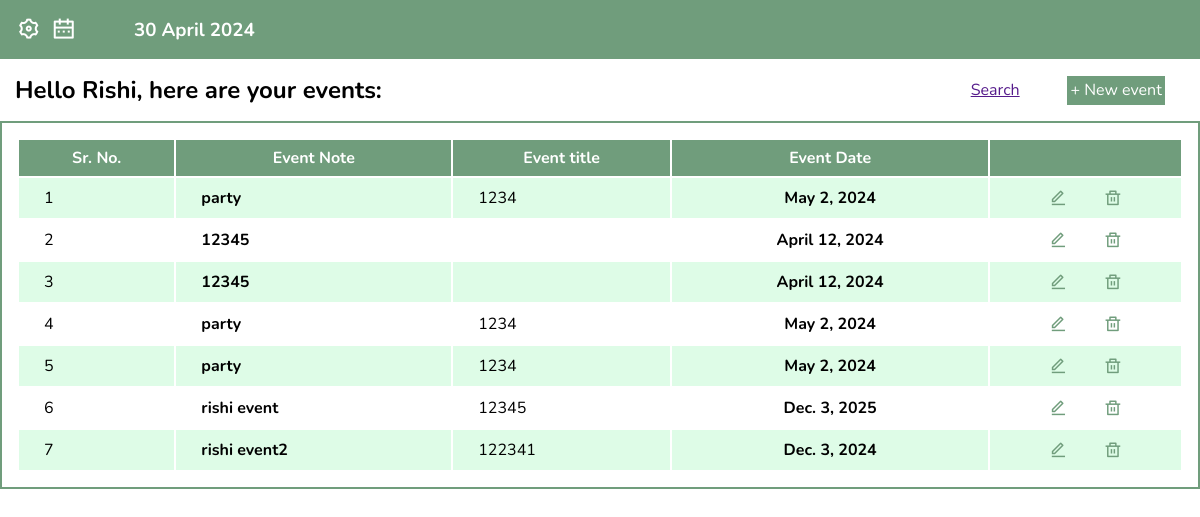
The app's page /events/ (signed in), older data.
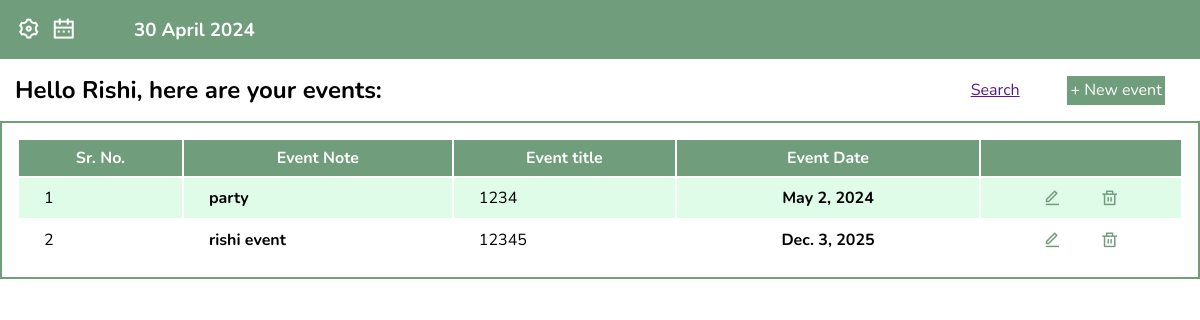
The same page, newer data.
### events/models.py (models this page shows, shortened)
class event(models.Model):
    event_user = models.ForeignKey(User, on_delete=models.CASCADE, null=True, blank=True)
    event_title = models.CharField(max_length=30)
    event_description = models.CharField(max_length=100, null=True, blank=True)
    event_date = models.DateField()

### Event_Calendar_project/views.py (the view)
# urls.py: path('events/',EventList.as_view(), name="all_events"),
class EventList(LoginRequiredMixin,ListView):
    model = event
    context_object_name = 'events'
    def get_context_data(self,**kwargs):
        context = super().get_context_data(**kwargs)
        context['events'] = context['events'].filter(event_user=self.request.user)
        return context

### events/templates/events/event_list.html (shortened to what this page needs)
<!DOCTYPE html>
<html>
<head>
    <link href="https://cdn.jsdelivr.net/npm/remixicon@4.2.0/fonts/remixicon.css" rel="stylesheet" />
</head>
<body>
    <div class="container">
        <div class="top">
            <div class="links">
                <a href="{% url 'settings-page' %}"><i class="ri-settings-3-line settings"></i></a>
                <a href="{% url 'calendar-home' %}"><i class="ri-calendar-2-line"></i></a>
            </div>
            <h3>{% now "d F Y" %}</h3>
        </div>
        <div class="bottom">
            <div class="tag-btns">
                <h2>Hello {{user.first_name}}, here are your events:</h2>
                <div class="btns">
                    <a href="">Search</a>
                    <a href="{% url 'event-create' %}"><button>+ New event</button></a>
                </div>
            </div>
            <div class="eventTable">
            <table>
                <tr>
                    <th>Sr. No.</th>
                    <th>Event Note</th>
                    <th>Event title</th>
                    <th>Event Date</th>
                    <th></th>
                </tr>
                {% for event in events %}
                <tr>
                    <td class="ctr"></td>
                    <td><b>{{event.event_title}}</b></td>
                    <td>{{event.event_description}}</td>
                    <td class="date-col"><b>{{event.event_date}}</b></td>
                    <td class="ud"> <a href="{% url 'event-update' event.id %}"><i class="ri-edit-line"></i></a>
                        <a href="{% url 'event-delete' event.id %}"><i class="ri-delete-bin-line"></i></a></td>
                </tr>
                {% empty %}
                <p>No events</p>
                {% endfor %}
            </table>
            </div>
        </div>
    </div>
</body>
</html>

Row changes from the older to the newer data that the page shows:
removed event: event_title "party", event_description "1234", event_date "May 2, 2024"
removed event: event_title "12345", event_date "April 12, 2024"
removed event: event_title "12345", event_date "April 12, 2024"
removed event: event_title "party", event_description "1234", event_date "May 2, 2024"
removed event: event_title "rishi event2", event_description "122341", event_date "Dec. 3, 2024"
